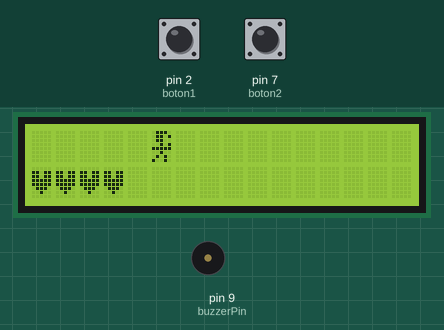
This sketch was run on a simulated Arduino Uno, built with avr-gcc and run on an emulated ATmega328P. On the bench: 16×2 character LCD, buzzer (waves = sounding). The test bench sets the inputs (shaded band); at power-on: pin 7 (boton2) LOW, pin 2 (boton1) LOW. Random numbers use the default seed unless the sketch sets one.

Above: at 6.2 s.
6.3 s: pin 7 (boton2) pulled HIGH for 1 s
At 7.46 s:
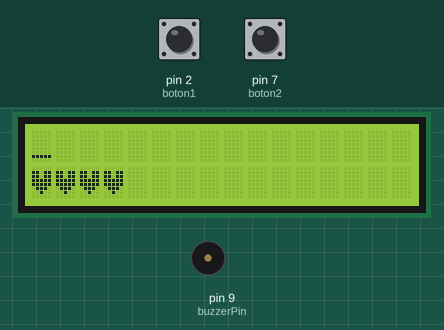
7.9 s: pin 2 (boton1) pulled HIGH for 1 s
At 10.0 s:
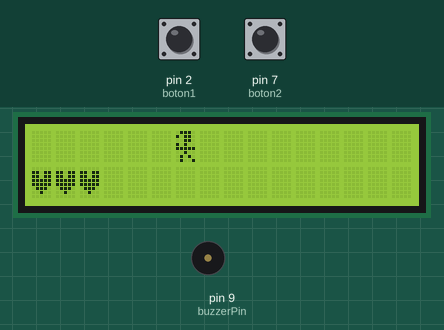
10.4 s: pin 7 (boton2) pulled HIGH for 0.15 s
At 11.0 s:
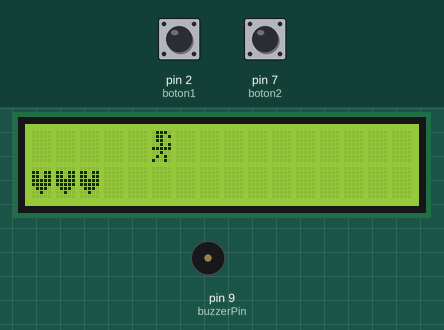
12.0 s: pin 7 (boton2) pulled HIGH for 3.2 s
At 14.2 s:
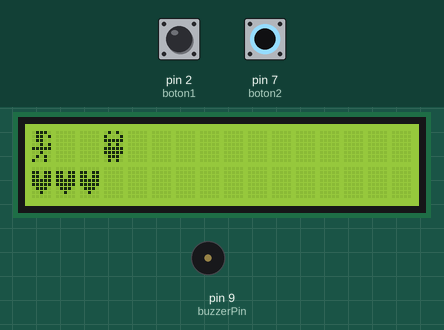
16.7 s: pin 2 (boton1) pulled HIGH for 0.15 s
At 17.0 s:
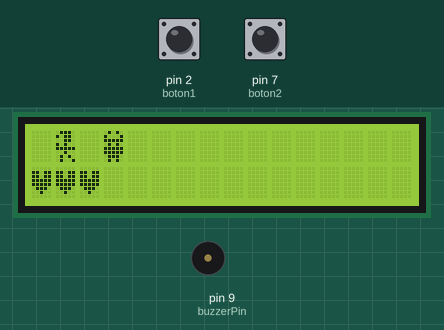
18.3 s: pin 2 (boton1) pulsed HIGH 2 times (0.12 s each, 0.3 s apart)
At 19.2 s:
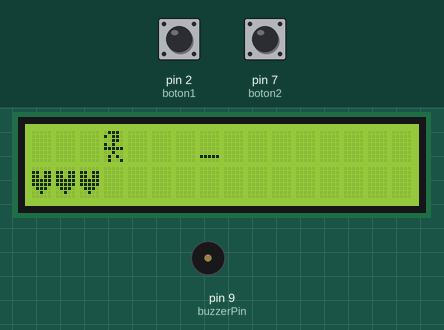
Timing chart, 0 to 21.3 s (numbered marks = the images above; inputs shaded):
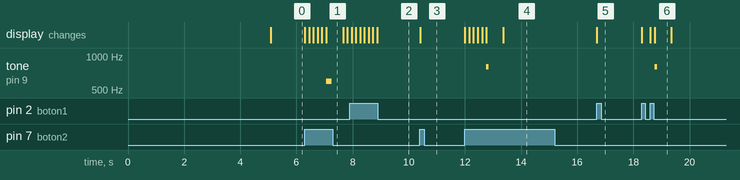

The sketch:

The_Legend_Of_Zelda_Link_vs_Ganon.ino
```cpp
  #include<Wire.h>
#include<LiquidCrystal.h>

LiquidCrystal lcd(11, 10, 6, 5, 4, 3);

//INSTRUCTIONS;

//Use the buttons to move link;
//You have to hit Ganon touching him;
//Every time you hit him, he will teleport;
//If he teleports to your currently location, you will be hit;
//You only have 4 lives;
//Hit Ganon until you kill him;


byte atack [8]
{ 0b01110,
  0b10110,
  0b00110,
  0b10100,
  0b11111,
  0b00100,
  0b01010,
  0b01001,
};

byte defend [8]
{
  0b01110,
  0b01101,
  0b01100,
  0b00101,
  0b11111,
  0b00100,
  0b01010,
  0b10010,
};

byte live [8]
{
  0b00000,
  0b11011,
  0b11011,
  0b11111,
  0b11111,
  0b01110,
  0b00100,
  0b00000,
};

byte enemigo [8]
{
  0b01010,
  0b10001,
  0b11111,
  0b01010,
  0b11111,
  0b11111,
  0b01110,
  0b01010,
};

byte zelda1 [8] {

  0b00001,
  0b00111,
  0b00001,
  0b01111,
  0b10000,
  0b10111,
  0b10111,
  0b10000,
};

byte zelda2 [8] {
  0b10000,
  0b11100,
  0b10000,
  0b11110,
  0b00001,
  0b11101,
  0b11101,
  0b01101,
};

byte zelda4 [8] {

 0b11101,
 0b11001,
  0b00001,
  0b11101,
  0b11101,
  0b00010,
  0b11100,
  0b10000,
};

byte zelda5 [8] {

  0b10001,
  0b10011,
  0b10110,
  0b10111,
  0b10111,
  0b01000,
  0b00111,
  0b00001,
};

int boton1 = 2;
int boton2 = 7 ;
int state1 = 0;
int state2 = 0;
int juego = false;
int buzzerPin = 9;
int xplayer = 5;
int tiempo=150;
int xenemy = 0;
int enemy = false;
int ataque=false;
int vida=4;
int partida=true;
int contador=0;
const int nivel=14;


void setup() {

 lcd.begin(16,2);
 pinMode(boton1, INPUT);
 pinMode(boton2, INPUT);
 pinMode(buzzerPin, OUTPUT);
 lcd.createChar(1, atack);
 lcd.createChar(2,defend);
 lcd.createChar(3, live);
 lcd.createChar(4, enemigo);
 lcd.createChar(5, zelda1);
 lcd.createChar(6, zelda2);
 lcd.createChar(7, zelda4);
 lcd.createChar(8, zelda5);
 lcd.clear();
 lcd.setCursor(0, 0);
 lcd.write(5);
 lcd.setCursor(1, 0);
 lcd.write(6);
 lcd.setCursor(1, 1);
 lcd.write(7);
 lcd.setCursor(0, 1);
 lcd.write(8);
 lcd.setCursor(2, 0);
 lcd.write("the legend of");
 lcd.setCursor(2, 1);
 lcd.write("ELDA");
 delay(5000);
 lcd.clear();
 lcd.setCursor(0, 1);
 lcd.write(3);
 lcd.setCursor(1, 1);
 lcd.write(3);
 lcd.setCursor(2, 1);
 lcd.write(3);
 lcd.setCursor(3, 1);
 lcd.write(3);
 ataque=false;
 juego=false;
 lcd.setCursor(5, 0);
 lcd.write(2);
}


void loop() {
 int impact=random(1, 7);
 state1=digitalRead(boton1);
 state2=digitalRead(boton2);


 if(vida==4&&contador<nivel){
 lcd.setCursor(0, 1);
 lcd.write(3);
 lcd.setCursor(1, 1);
 lcd.write(3);
 lcd.setCursor(2, 1);
 lcd.write(3);
 lcd.setCursor(3, 1);
 lcd.write(3);
 }
 else if(vida==3&&contador<nivel){
 lcd.setCursor(0, 1);
 lcd.write(3);
 lcd.setCursor(1, 1);
 lcd.write(3);
 lcd.setCursor(2, 1);
 lcd.write(3);
 lcd.setCursor(3, 1);
 lcd.write(" ");
 }
 else if(vida==2&&contador<nivel){
 lcd.setCursor(0, 1);
 lcd.write(3);
 lcd.setCursor(1, 1);
 lcd.write(3);
 lcd.setCursor(2, 1);
 lcd.write(" ");
 lcd.setCursor(3, 1);
 lcd.write(" ");
 }
 else if(vida==1&&contador<nivel){
 lcd.setCursor(0, 1);
 lcd.write(3);
 lcd.setCursor(1, 1);
 lcd.write(" ");
 lcd.setCursor(2, 1);
 lcd.write(" ");
 lcd.setCursor(3, 1);
 lcd.write(" ");
 }
 else if(vida<=0&&partida==true&&contador<nivel){
 lcd.clear();
 lcd.setCursor(3, 0);
 lcd.write("LINK LOSED");
 lcd.setCursor(0, 1);
 lcd.write("try another time");
 enemy=false;
 ataque=false;
 partida=false;
 }
 if(contador>=nivel&&vida>0&&partida==true){
  lcd.clear();
  lcd.setCursor(4, 0);
  lcd.write("LINK WON");
  lcd.setCursor(0, 1);
  lcd.write("princess's saved");
  enemy=false;
  ataque=false;
  partida=false;
 }

 if(enemy==true&&vida>0&&contador<nivel){
  if(impact==5&&juego==true){
   tone(buzzerPin, 600, 200);
   vida--;
   xenemy=xplayer;
   lcd.setCursor(xenemy, 0);
   lcd.write("_");
   delay(600);
   lcd.setCursor(xenemy, 0);
   lcd.write(4);
   delay(tiempo);
   xplayer++;
   lcd.setCursor(xplayer, 0);
   lcd.write(2);
   delay(tiempo);
   enemy=false;


  }
  else if(ataque==false&&impact!=5&&contador<nivel){
   xenemy=random(1, 14);
   if (xenemy!=xplayer){
   lcd.setCursor(xenemy, 0);
   lcd.write("_");
   delay(600);
   lcd.setCursor(xenemy, 0);
   lcd.write(4);
   enemy=false;
   ataque=false;
   }
  }
 }

 if(state2==HIGH&&xplayer>0&&state1==LOW&&vida>0&&contador<nivel){
  if(juego=false){
    enemy=true;
  }
  xplayer--;
  lcd.setCursor(xplayer, 0);
  lcd.write(2);
  lcd.setCursor(xplayer+1, 0);
  lcd.write(" ");
  delay(tiempo);

 }
  else if(state1==HIGH&&xplayer<15&&state2==LOW&&vida>0&&contador<nivel){
    if(juego=false){
    enemy=true;
    }
    xplayer++;
    lcd.setCursor(xplayer, 0);
    lcd.write(1);
    lcd.setCursor(xplayer-1, 0);
    lcd.write(" ");
    delay(tiempo);

  }
   else if(xplayer==xenemy&&ataque==false&&vida>0&&contador<nivel){
    enemy=true;
    juego=true;
    contador++;
    if(juego==true&&contador>0){
    tone(buzzerPin, 800, 90);
    }

   }
 }
```

Measured:
- after the input at 6.3 s, tone on pin 9 (buzzerPin): silent → 600 Hz after 0.76 s, → silent 0.20 s later; the display: first changes at once (image 1 shows a later state)
- after the input at 10.4 s, the display: changes at once (image 3)
- after the input at 12.0 s, tone on pin 9 (buzzerPin): silent → 800 Hz after 0.76 s, → silent 0.09 s later; the display: first changes at once (image 4 shows a later state)
- after the input at 16.7 s, the display: changes at once (image 5)
- after the input at 18.3 s, tone on pin 9 (buzzerPin): silent → 800 Hz after 0.45 s, → silent 0.09 s later; the display: first changes at once (image 6 shows a later state)
- what the display in image 6 shows lasts 0.6 s, from 18.8 s to 19.4 s
